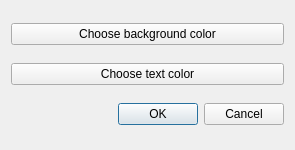
<?xml version="1.0" encoding="UTF-8"?>
<ui version="4.0">
 <class>DialogChooseTheme</class>
 <widget class="QDialog" name="DialogChooseTheme">
  <property name="geometry">
   <rect>
    <x>0</x>
    <y>0</y>
    <width>295</width>
    <height>150</height>
   </rect>
  </property>
  <property name="windowTitle">
   <string>Theme</string>
  </property>
  <layout class="QGridLayout" name="gridLayout">
   <item row="2" column="1">
    <widget class="QDialogButtonBox" name="buttonBox">
     <property name="orientation">
      <enum>Qt::Horizontal</enum>
     </property>
     <property name="standardButtons">
      <set>QDialogButtonBox::Cancel|QDialogButtonBox::Ok</set>
     </property>
    </widget>
   </item>
   <item row="0" column="1">
    <widget class="QPushButton" name="pushButton_BackgroundColor">
     <property name="text">
      <string>Choose background color</string>
     </property>
    </widget>
   </item>
   <item row="1" column="1">
    <widget class="QPushButton" name="pushButton_TextColor">
     <property name="text">
      <string>Choose text color</string>
     </property>
    </widget>
   </item>
  </layout>
 </widget>
 <resources/>
 <connections>
  <connection>
   <sender>buttonBox</sender>
   <signal>accepted()</signal>
   <receiver>DialogChooseTheme</receiver>
   <slot>accept()</slot>
   <hints>
    <hint type="sourcelabel">
     <x>248</x>
     <y>254</y>
    </hint>
    <hint type="destinationlabel">
     <x>157</x>
     <y>274</y>
    </hint>
   </hints>
  </connection>
  <connection>
   <sender>buttonBox</sender>
   <signal>rejected()</signal>
   <receiver>DialogChooseTheme</receiver>
   <slot>reject()</slot>
   <hints>
    <hint type="sourcelabel">
     <x>316</x>
     <y>260</y>
    </hint>
    <hint type="destinationlabel">
     <x>286</x>
     <y>274</y>
    </hint>
   </hints>
  </connection>
 </connections>
</ui>
